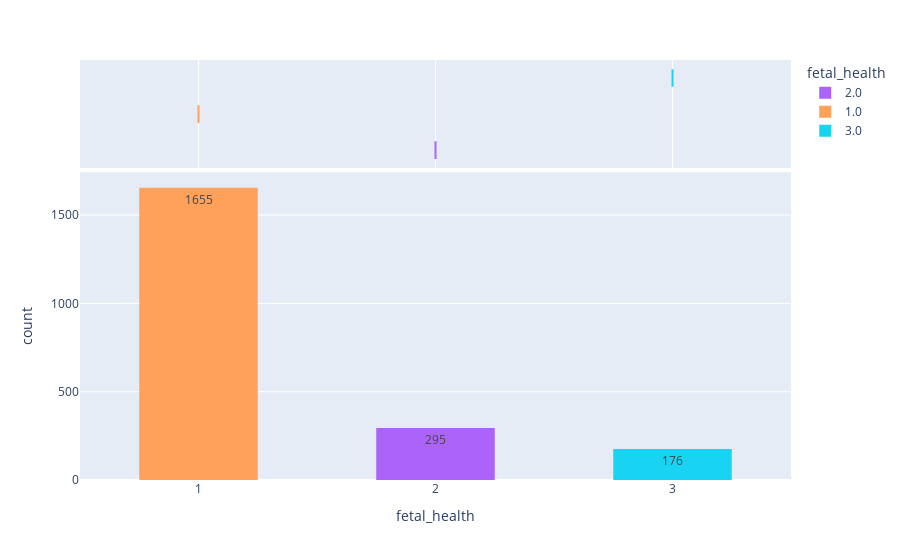

Source (notebook cell):
### Code cell
#Drawing a histogram and a boxplot to visualise the distribution of the fetal health
fig = px.histogram(df, x="fetal_health", color = "fetal_health",
                   nbins=3, histnorm=None, category_orders=dict(fetal_health=["1", "2", "3"]),
                   marginal="box", text_auto=True,)
fig.update_layout(bargap=0.5)
fig.update_xaxes(type="category")
# showing the plot
fig.show()

### Figure 1 — Plotly figure (JSON) as saved in the notebook; plotly's stock layout.template omitted (floating-point values rounded to 4 significant figures; data arrays with more than 128 entries replaced by an {"elided": "..."} marker saying what was removed)
{"data": [{"alignmentgroup": "True", "bingroup": "x", "hovertemplate": "fetal_health=%{x}<br>count=%{y}<extra></extra>", "legendgroup": "2.0", "marker": {"color": "#ab63fa", "pattern": {"shape": ""}}, "name": "2.0", "nbinsx": 3, "offsetgroup": "2.0", "orientation": "v", "showlegend": true, "texttemplate": "%{value}", "type": "histogram", "x": {"elided": "295 int values"}, "xaxis": "x", "yaxis": "y"}, {"alignmentgroup": "True", "hovertemplate": "fetal_health=%{x}<extra></extra>", "legendgroup": "2.0", "marker": {"color": "#ab63fa"}, "name": "2.0", "notched": true, "offsetgroup": "2.0", "showlegend": false, "type": "box", "x": {"elided": "295 int values"}, "xaxis": "x2", "yaxis": "y2"}, {"alignmentgroup": "True", "bingroup": "x", "hovertemplate": "fetal_health=%{x}<br>count=%{y}<extra></extra>", "legendgroup": "1.0", "marker": {"color": "#FFA15A", "pattern": {"shape": ""}}, "name": "1.0", "nbinsx": 3, "offsetgroup": "1.0", "orientation": "v", "showlegend": true, "texttemplate": "%{value}", "type": "histogram", "x": {"elided": "1655 int values"}, "xaxis": "x", "yaxis": "y"}, {"alignmentgroup": "True", "hovertemplate": "fetal_health=%{x}<extra></extra>", "legendgroup": "1.0", "marker": {"color": "#FFA15A"}, "name": "1.0", "notched": true, "offsetgroup": "1.0", "showlegend": false, "type": "box", "x": {"elided": "1655 int values"}, "xaxis": "x2", "yaxis": "y2"}, {"alignmentgroup": "True", "bingroup": "x", "hovertemplate": "fetal_health=%{x}<br>count=%{y}<extra></extra>", "legendgroup": "3.0", "marker": {"color": "#19d3f3", "pattern": {"shape": ""}}, "name": "3.0", "nbinsx": 3, "offsetgroup": "3.0", "orientation": "v", "showlegend": true, "texttemplate": "%{value}", "type": "histogram", "x": {"elided": "176 int values"}, "xaxis": "x", "yaxis": "y"}, {"alignmentgroup": "True", "hovertemplate": "fetal_health=%{x}<extra></extra>", "legendgroup": "3.0", "marker": {"color": "#19d3f3"}, "name": "3.0", "notched": true, "offsetgroup": "3.0", "showlegend": false, "type": "box", "x": {"elided": "176 int values"}, "xaxis": "x2", "yaxis": "y2"}], "layout": {"autosize": true, "bargap": 0.5, "barmode": "relative", "legend": {"title": {"text": "fetal_health"}, "tracegroupgap": 0}, "margin": {"t": 60}, "xaxis": {"anchor": "y", "autorange": true, "categoryarray": ["1", "2", "3", 2, 1, 3], "categoryorder": "array", "domain": [0, 1], "range": [-0.5, 2.5], "title": {"text": "fetal_health"}, "type": "category"}, "xaxis2": {"anchor": "y2", "autorange": true, "domain": [0, 1], "matches": "x", "range": [-0.5, 2.5], "showgrid": true, "showticklabels": false, "type": "category"}, "yaxis": {"anchor": "x", "autorange": true, "domain": [0, 0.7326], "range": [0, 1742.0], "title": {"text": "count"}}, "yaxis2": {"anchor": "x2", "autorange": true, "domain": [0.7426, 1], "matches": "y2", "range": [-0.5, 2.5], "showgrid": false, "showline": false, "showticklabels": false, "ticks": "", "type": "category"}}}
